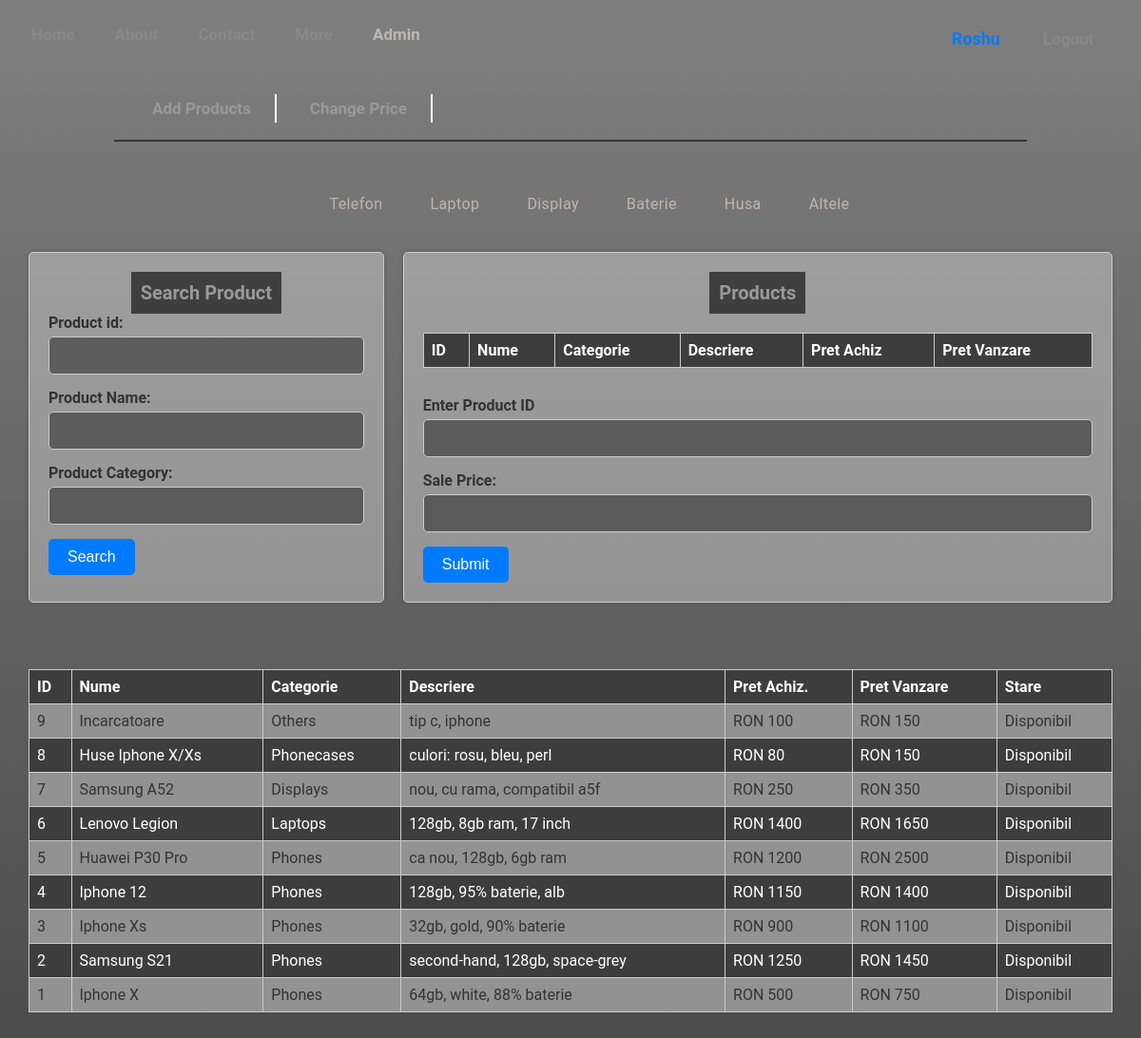
The page /admin (signed in) on the database its author committed.
### main.py (models this page shows, shortened)
class User(db.Model):
    user_id = db.Column(db.Integer, primary_key=True)
    username = db.Column(db.String(20), nullable=False, unique=True)
    password = db.Column(db.String(80), nullable=False)
    created_at = db.Column(db.DateTime(), default=datetime.now())

class Product(db.Model):
    product_id = db.Column(db.Integer, primary_key=True)
    name = db.Column(db.String(100), nullable=False)
    category = db.Column(db.String(50), nullable=False)
    description = db.Column(db.String(255))
    price = db.Column(db.Integer, nullable=False)
    old_price = db.Column(db.Integer)
    sale_price = db.Column(db.Integer)
    new_price = db.Column(db.Integer)
    sold = db.Column(db.Boolean, default=False)
    sold_date = db.Column(db.DateTime)
    image_references = db.relationship('ImageReference', back_populates='product')
    created_at = db.Column(db.DateTime, default=datetime.now)

### main.py (the view, shortened to what this page needs)
@app.route('/admin', methods=['GET', 'POST'])
@login_required
def admin():
    form= AddProductForm()
    search_results_data = session.get('search_results', [])
    search_results = []
    all_products = Product.query.order_by(Product.product_id.desc()).all()
    if current_user.admin or current_user.username.lower() == "roshu":
        return render_template('admin.html', form=form, products=search_results, all_products=all_products)
    else:
        return "Unauthorized", 401

### main.py
class AddProductForm(FlaskForm):
    name = StringField('Name', validators=[validators.InputRequired()])
    category = SelectField('Category', choices=[
        ('phones', 'Phones'),
        ('laptops', 'Laptops'),
        ('displays', 'Displays'),
        ('batteries', 'Batteries'),
        ('phonecases', 'Phone Cases'),
        ('others', 'Others')
    ], validators=[validators.InputRequired()])
    description = TextAreaField('Description')
    price = IntegerField('Price', validators=[validators.InputRequired()])
    sale_price = IntegerField('Sale Price')
    photo = MultipleFileField('Photos')
    submit = SubmitField('Add Product')

### main.py (called while the page is built)
@login_manager.user_loader
def load_user(user_id):
    return db.session.get(User, int(user_id))

### templates/admin.html (shortened to what this page needs)
{% extends 'base.html' %}
{% block content %}
<div class="admin-options">
    <ul>
        <li><a href="{{ url_for('add_product') }}">Add Products</a></li>
        <li><a href="{{ url_for('change_price') }}">Change Price</a></li>
    </ul>
</div>
<div class="home-links">
    <ul class="home-links-ul">
        <li><a href="{{ url_for('phone') }}">Telefon</a></li>
        <li><a href="{{ url_for('laptop') }}">Laptop</a></li>
        <li><a href="{{ url_for('display') }}">Display</a></li>
        <li><a href="{{ url_for('batterie') }}">Baterie</a></li>
        <li><a href="{{ url_for('phonecase') }}">Husa</a></li>
        <li><a href="{{ url_for('other') }}">Altele</a></li>
    </ul>
</div>
<div class="product-container">
    <div class="column column-1">
        <div class="sell-product-content">
            <h1>Search Product</h1>
            <form action="{{ url_for('search_product') }}" method="POST" class="sell-product-form">
                <div>
                    <label for="product-id">Product id:</label>
                    <input type="text" name="product-id" class="sell-product-input" id="product-id">
                </div>
                <div>
                    <label for="product-name">Product Name:</label>
                    <input type="text" name="product-name" class="sell-product-input" id="product-name">
                </div>
                <div>
                    <label for="product-category">Product Category:</label>
                    <input type="text" name="product-category" class="sell-product-input" id="product-category">
                </div>
                <div>
                    <button type="submit" class="btn btn-primary">Search</button>
                </div>
            </form>
        </div>
    </div>
    <div class="column column-2">
        <div class="search-product-content">
            <h1>Products</h1>
            <table>
                <tr>
                    <th>ID</th>
                    <th>Nume</th>
                    <th>Categorie</th>
                    <th>Descriere</th>
                    <th>Pret Achiz</th>
                    <th>Pret Vanzare</th>
                </tr>
            </table>
            <div class="form-sell">
                <form action="{{ url_for('sell_product')}}" method="post">
                    <label for="product_id">Enter Product ID</label>
                    <input type="number" name="product_id_forsale" class="sell-product-input" id="product-id" required>
                    <label for="sale-price">Sale Price:</label>
                    <input type="number" name="sale-price" class="sell-product-input" id="sale-price" required>
                    <input type="submit" name="submit-sell" class="sell-product-submit" id="submit-sell">
                </form>
            </div>
        </div>
    </div>
</div>
<div class="search-all-products">
    <div class="search-all-products-container">
        {% if all_products %}
        <table>
            <tr>
                <th>ID</th>
                <th>Nume</th>
                <th>Categorie</th>
                <th>Descriere</th>
                <th>Pret Achiz.</th>
                <th>Pret Vanzare</th>
                <th>Stare</th>
            </tr>
            {% for product in all_products %}
                <tr>
                    <td>{{ product.product_id }}</td>
                    <td>{{ product.name.title() }}</td>
                    <td>{{ product.category.title() }}</td>
                    <td>{{ product.description }}</td>
                    <td>RON {{ product.price }}</td>
                    <td>RON {{ product.sale_price }}</td>
                    {% if product.sold %}
                    <td>Vandut</td>
                    {% else %}
                    <td>Disponibil</td>
                    {% endif %}
                </tr>
            {% endfor %}
        </table>
        {% endif %}
    </div>
</div>
{% endblock %}

### templates/base.html (shortened to what this page needs)
<!DOCTYPE html>
<html lang="en">
<head>
    <link rel="stylesheet" href="https://cdnjs.cloudflare.com/ajax/libs/font-awesome/4.7.0/css/font-awesome.min.css">
    <link rel="stylesheet" href="{{ url_for('static', filename='base.css') }}">
    <link rel="stylesheet" href="{{ url_for('static', filename='login-register.css') }}">
    <link rel="stylesheet" href="{{ url_for('static', filename='home.css') }}">
    <link rel="stylesheet" href="{{ url_for('static', filename='admin.css') }}">
    <link rel="stylesheet" href="{{ url_for('static', filename='products.css') }}">
    <link rel="stylesheet" href="{{ url_for('static', filename='phone.css') }}">
    <link rel="stylesheet" href="{{ url_for('static', filename='laptop.css') }}">
    <link rel="stylesheet" href="{{ url_for('static', filename='display.css') }}">
    <link rel="stylesheet" href="{{ url_for('static', filename='batterie.css') }}">
    <link rel="stylesheet" href="{{ url_for('static', filename='phonecase.css') }}">
    <link rel="stylesheet" href="{{ url_for('static', filename='other.css') }}">
    <link rel="stylesheet" href="{{ url_for('static', filename='product-details.css') }}">
    <link rel="stylesheet" href="{{ url_for('static', filename='add-product.css') }}">
    <link rel="stylesheet" href="{{ url_for('static', filename='change-price.css') }}">
</head>
<body>
    <div class="topnav">
        {% if current_user.is_authenticated %}
        <a {% if request.endpoint == 'home' %}class="active"{% endif %} href="{{ url_for('home') }}">Home</a>
        <a href="#about">About</a>
        <a href="#contact">Contact</a>
        <a href="#more">More</a>
        {% if current_user.admin or current_user.username.lower() == "roshu" %}
        <a {% if request.endpoint == 'admin' %}class="active"{% endif %} href="{{ url_for('admin') }}">Admin</a>
        {% endif %}
        <div class="login-container">
            <p>{{ current_user.username.title() }}</p>
            <a href="{{ url_for('logout') }}">Logout</a>
        </div>
        {% endif %}
    </div>
    {% block content %}
    {% endblock %}
</body>
</html>

### static/base.css (style rules this page uses)
* { box-sizing: border-box; }
body { margin: 0; font-family: Roboto, Arial, sans-serif; background-image: linear-gradient(rgba(0,0,0,0.5), rgba(0,0,0,0.7)), url(images/pexels-tyler-lastovich-699122.jpg); background-position: center; background-size:cover; background-repeat: no-repeat; color: #333333; }
.topnav { position: sticky; top: 0; left: 0; margin: 1% 0 0 1%; overflow: hidden; z-index: 1; background-color: transparent; }
.topnav a { float: left; display: block; color: #888888; font-weight: bold; text-align: center; padding: 14px 16px; text-decoration: none; font-size: 17px; margin: 0 5px; }
.topnav a.active { color: #beb6b2; font-weight: bold; }
.login-container { display: flex; flex-direction: row; float: right; margin-right: 2.5%; align-items: center; }
.login-container p { color: #007BFF; font-weight: bold; font-size: 18px; margin-right: 25px; }
.login-container a { padding: 15px; }

### static/home.css (style rules this page uses)
.home-links { width: 100%; padding: 5px 10px; }
.home-links-ul { display: flex; flex-direction: row; justify-content: center; list-style: none; }
.home-links-ul li { margin: 0 20px; }
.home-links-ul li a { text-decoration: none; color: #c5b4ab; padding: 5px; letter-spacing: 0.4px; }

### static/admin.css (style rules this page uses)
.product-container { display: flex; justify-content: space-between; padding: 20px; width: 100%; }
.product-container h1 { font-size: 20px; margin-bottom: 20px; color: #999; padding: 10px; background: rgba(0, 0, 0, 0.6); width: fit-content; margin: 0 auto; }
.admin-options { width: 80%; margin: 35px auto; padding: 0 10px 7px 0; border-bottom: 2px solid #333; }
.admin-options ul { display: flex; flex-direction: row; }
.admin-options ul li { list-style: none; margin: 0 35px 0 0; }
.admin-options ul li a { text-decoration: none; font-size: 17px; font-weight: bold; padding: 5px 25px 5px 0; color: #999; border-right: 2px solid #fff; }
.column { margin: 0 10px; padding: 20px; background-color: rgba(222, 222, 222, 0.4); border: 1px solid #ccc; border-radius: 5px; box-shadow: 0px 0px 5px rgba(0, 0, 0, 0.2); }
.column-1 { width: 33%; max-height: 380px; }
.column-2 { width: 66%; }
.add-product-content, .sell-product-content, .search-product-content { text-align: center; }
label { display: block; margin-bottom: 5px; font-weight: bold; }
.add-product-form, .sell-product-form { text-align: left; }
.sell-product-input { width: 100%; padding: 10px; margin-bottom: 15px; border: 1px solid #ccc; border-radius: 5px; font-size: 16px; background:rgba(0, 0, 0, 0.4); color: #fff; }
.sell-product-submit { background-color: #007BFF; color: #fff; padding: 10px 20px; border: none; border-radius: 5px; cursor: pointer; font-size: 16px; }
.btn { background-color: #007BFF; color: #fff; padding: 10px 20px; border: none; border-radius: 5px; cursor: pointer; font-size: 16px; }
table { width: 100%; border-collapse: collapse; margin-top: 20px; }
th, td { border: 1px solid #ccc; padding: 8px; text-align: left; background-color: rgba(0, 0, 0, 0.4); }
th { color: #fff; }
tr:nth-child(even) { background-color: #f2f2f2; }
tr:nth-child(odd) { background-color: #666; color: #fff; }
.form-sell { margin-top: 30px; text-align: start; }
.search-all-products { padding: 30px; }
.search-all-products-container { max-height: 400px; overflow-y: auto; }

### rows shown on the page
User: username "Roshu"
Product: product_id "9", name "Incarcatoare", category "Others", description "tip c, iphone", price "100", sale_price "150", sold "Disponibil"
Product: product_id "8", name "Huse Iphone X/Xs", category "Phonecases", description "culori: rosu, bleu, perl", price "80", sale_price "150", sold "Disponibil"
Product: product_id "7", name "Samsung A52", category "Displays", description "nou, cu rama, compatibil a5f", price "250", sale_price "350", sold "Disponibil"
Product: product_id "6", name "Lenovo Legion", category "Laptops", description "128gb, 8gb ram, 17 inch", price "1400", sale_price "1650", sold "Disponibil"
Product: product_id "5", name "Huawei P30 Pro", category "Phones", description "ca nou, 128gb, 6gb ram", price "1200", sale_price "2500", sold "Disponibil"
Product: product_id "4", name "Iphone 12", category "Phones", description "128gb, 95% baterie, alb", price "1150", sale_price "1400", sold "Disponibil"
Product: product_id "3", name "Iphone Xs", category "Phones", description "32gb, gold, 90% baterie", price "900", sale_price "1100", sold "Disponibil"
Product: product_id "2", name "Samsung S21", category "Phones", description "second-hand, 128gb, space-grey", price "1250", sale_price "1450", sold "Disponibil"
Product: product_id "1", name "Iphone X", category "Phones", description "64gb, white, 88% baterie", price "500", sale_price "750", sold "Disponibil"
